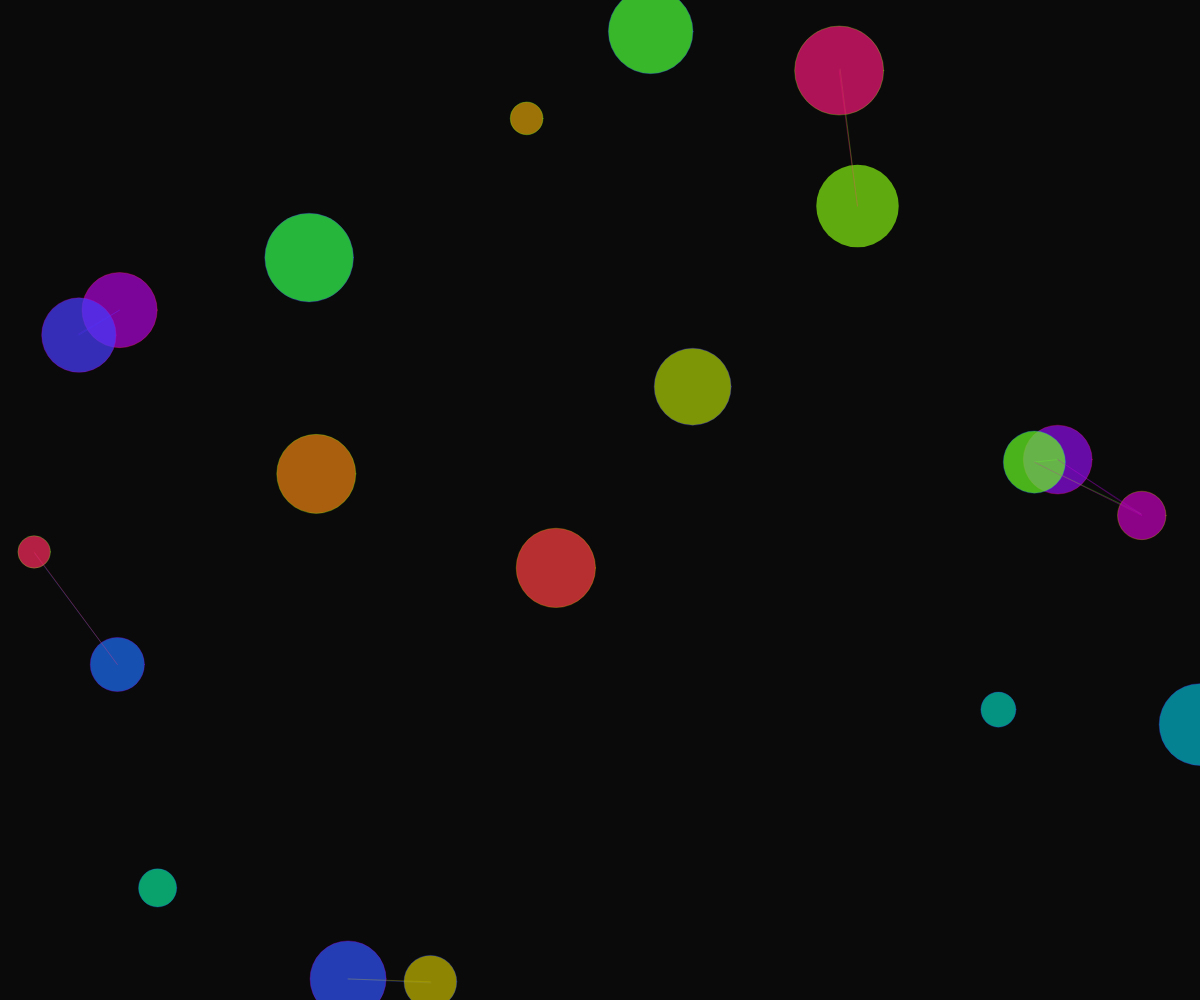
Frame 1 (no input)
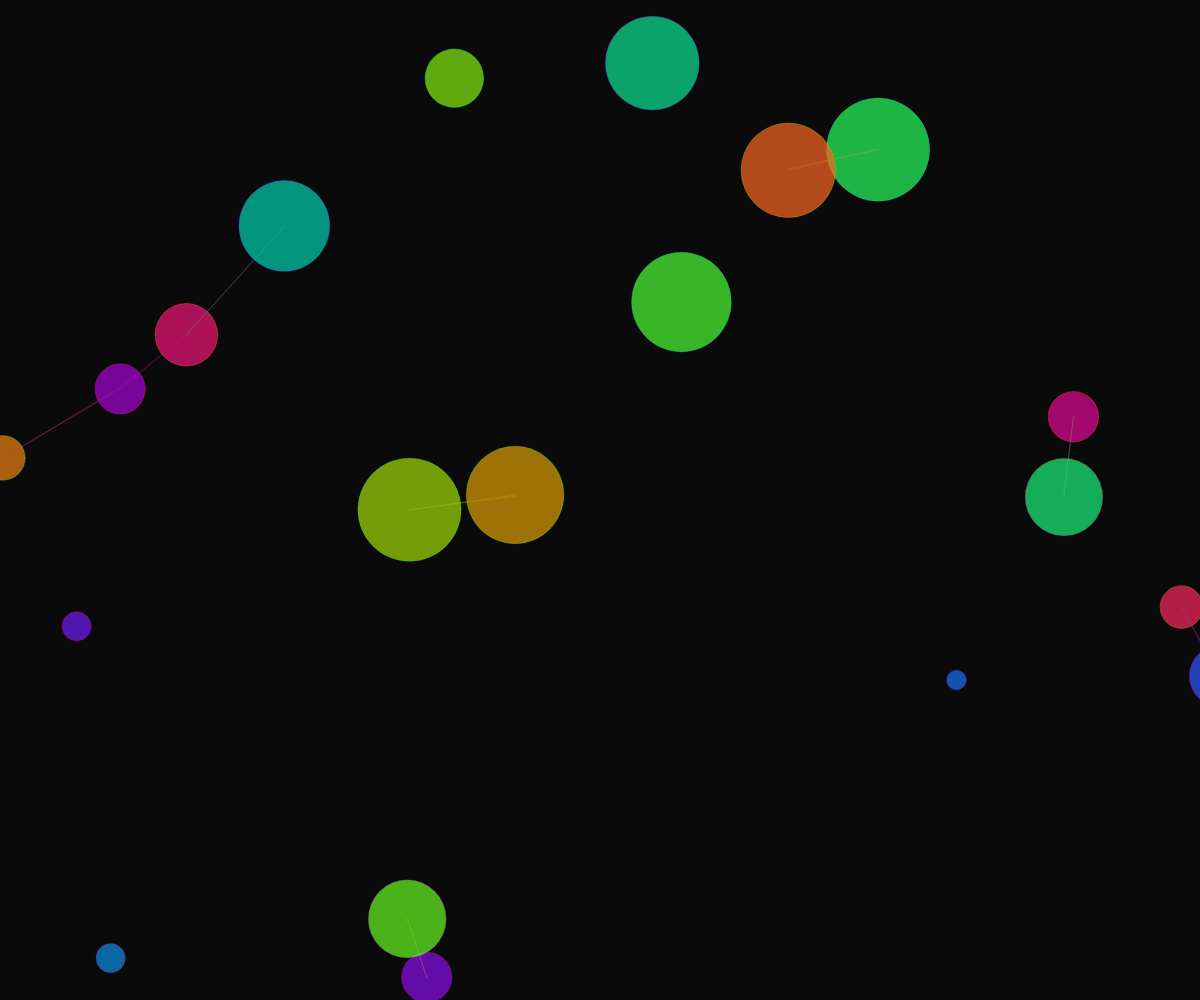
Frame 60 (no input)
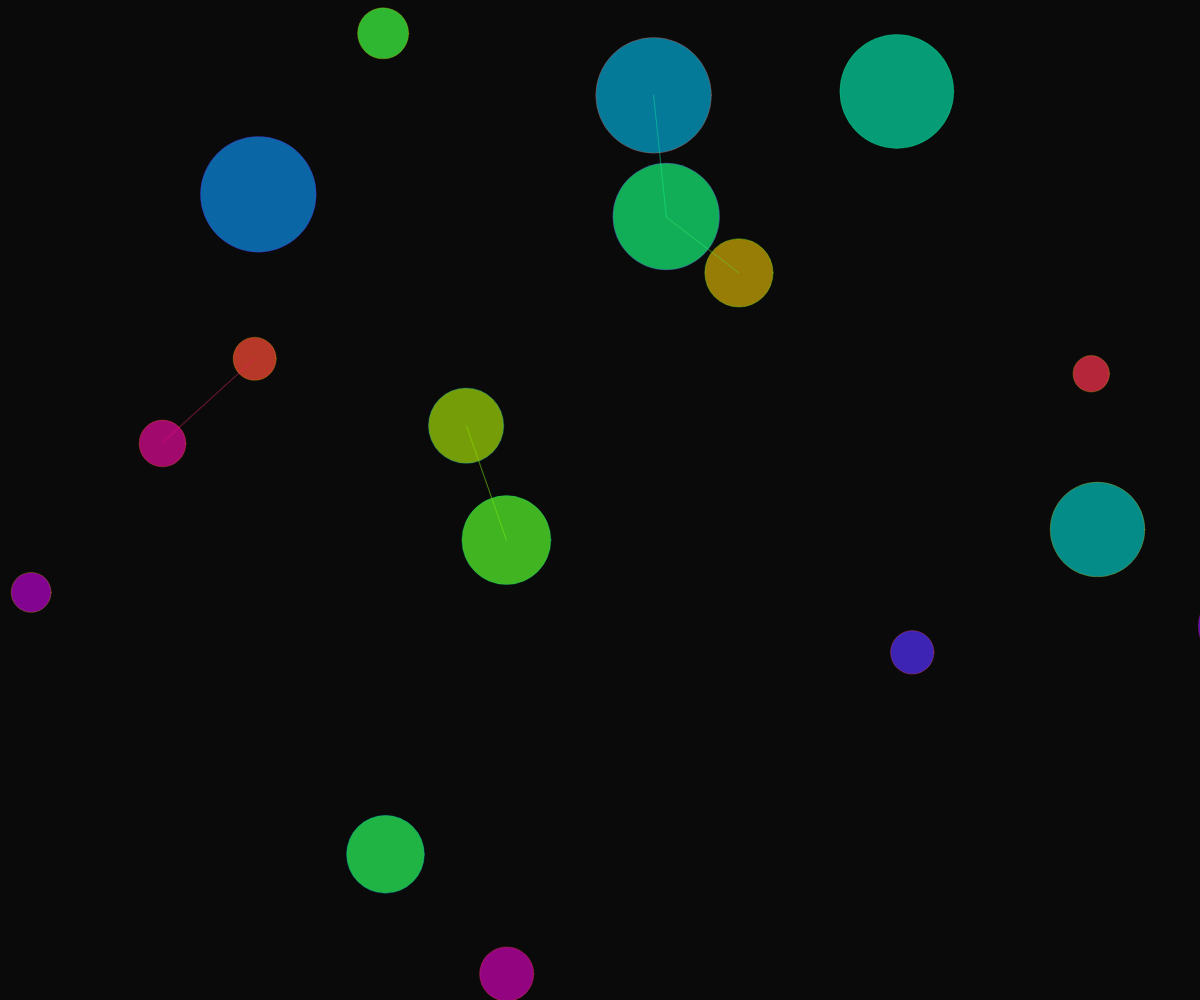
Frame 120 (the mouse pressed at the canvas centre since frame 60)

The p5.js sketch that drew these frames (run headless with seeded random() and noise() and a simulated clock; from frame 60 on, the mouse is pressed at the canvas centre):

// p5.js sketch
// ── sketch.js
let forms = [];
let colorShift = 0;

function setup() {
  createCanvas(windowWidth, windowHeight);
  noStroke();
  
  // Initialize network of fluid forms
  for (let i = 0; i < 20; i++) {
    forms.push({
      x: random(width),
      y: random(height),
      size: random(30, 100),
      speed: random(0.5, 2),
      angle: random(TWO_PI),
      color: color(random(100, 255), random(100, 255), random(100, 255), 180),
      connections: []
    });
  }
}

function draw() {
  background(10);
  
  // Update and display forms
  for (let i = 0; i < forms.length; i++) {
    let form = forms[i];
    
    // Drift and change shape
    form.x += cos(form.angle) * form.speed;
    form.y += sin(form.angle) * form.speed;
    form.angle += random(-0.02, 0.02);
    form.size += sin(frameCount * 0.03 + i) * 0.5;
    
    // Wrap around screen
    if (form.x < -50) form.x = width + 50;
    if (form.x > width + 50) form.x = -50;
    if (form.y < -50) form.y = height + 50;
    if (form.y > height + 50) form.y = -50;
    
    // Update color
    colorShift += 0.01;
    let r = sin(colorShift + i) * 127 + 128;
    let g = sin(colorShift + i + TWO_PI/3) * 127 + 128;
    let b = sin(colorShift + i + TWO_PI/3 * 2) * 127 + 128;
    form.color = color(r, g, b, 180);
    
    // Draw main form
    fill(form.color);
    ellipse(form.x, form.y, form.size);
    
    // Draw connections to nearby forms
    for (let j = 0; j < forms.length; j++) {
      if (i !== j) {
        let other = forms[j];
        let d = dist(form.x, form.y, other.x, other.y);
        
        if (d < 150) {
          // Draw connection line
          stroke(red(form.color), green(form.color), blue(form.color), 80);
          line(form.x, form.y, other.x, other.y);
        }
      }
    }
  }
}

function windowResized() {
  resizeCanvas(windowWidth, windowHeight);
}
